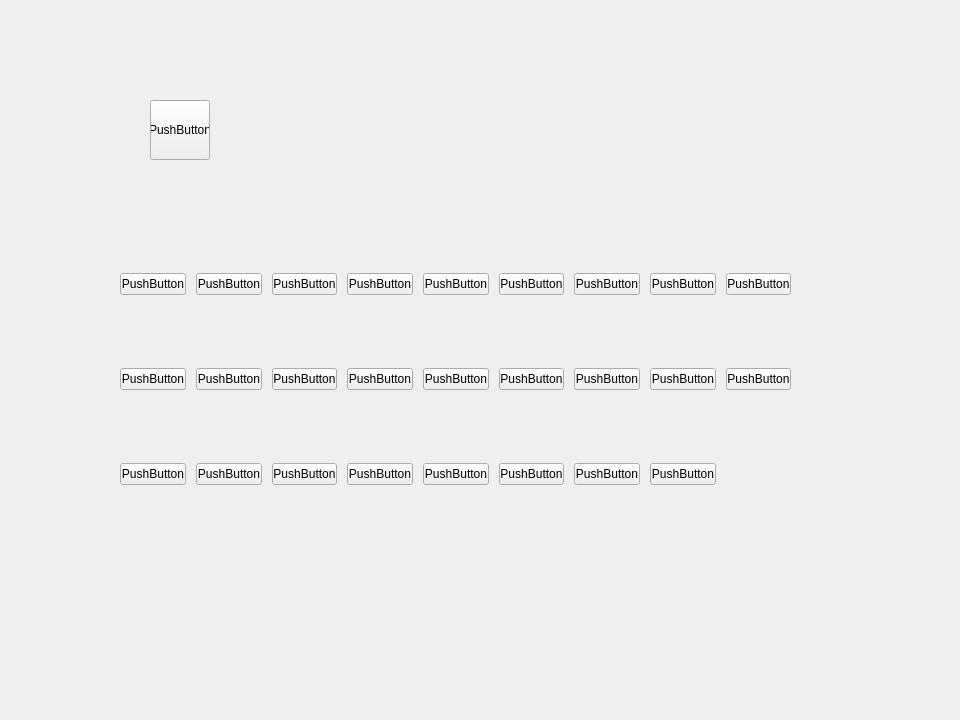
<?xml version="1.0" encoding="UTF-8"?>
<ui version="4.0">
 <class>MainWindow</class>
 <widget class="QMainWindow" name="MainWindow">
  <property name="geometry">
   <rect>
    <x>0</x>
    <y>0</y>
    <width>960</width>
    <height>720</height>
   </rect>
  </property>
  <property name="windowTitle">
   <string>MainWindow</string>
  </property>
  <widget class="QWidget" name="centralwidget">
   <widget class="QWidget" name="gridLayoutWidget">
    <property name="geometry">
     <rect>
      <x>120</x>
      <y>210</y>
      <width>671</width>
      <height>341</height>
     </rect>
    </property>
    <layout class="QGridLayout" name="gridLayout">
     <property name="sizeConstraint">
      <enum>QLayout::SetNoConstraint</enum>
     </property>
     <property name="spacing">
      <number>10</number>
     </property>
     <item row="0" column="3">
      <widget class="QPushButton" name="pushButton_5">
       <property name="text">
        <string>PushButton</string>
       </property>
      </widget>
     </item>
     <item row="2" column="0">
      <widget class="QPushButton" name="pushButton_4">
       <property name="text">
        <string>PushButton</string>
       </property>
      </widget>
     </item>
     <item row="0" column="0">
      <widget class="QPushButton" name="pushButton_2">
       <property name="text">
        <string>PushButton</string>
       </property>
      </widget>
     </item>
     <item row="0" column="2">
      <widget class="QPushButton" name="pushButton_6">
       <property name="text">
        <string>PushButton</string>
       </property>
      </widget>
     </item>
     <item row="0" column="7">
      <widget class="QPushButton" name="pushButton_8">
       <property name="text">
        <string>PushButton</string>
       </property>
      </widget>
     </item>
     <item row="0" column="1">
      <widget class="QPushButton" name="pushButton_7">
       <property name="text">
        <string>PushButton</string>
       </property>
      </widget>
     </item>
     <item row="1" column="0">
      <widget class="QPushButton" name="pushButton_3">
       <property name="text">
        <string>PushButton</string>
       </property>
      </widget>
     </item>
     <item row="0" column="4">
      <widget class="QPushButton" name="pushButton_11">
       <property name="text">
        <string>PushButton</string>
       </property>
      </widget>
     </item>
     <item row="0" column="6">
      <widget class="QPushButton" name="pushButton_9">
       <property name="text">
        <string>PushButton</string>
       </property>
      </widget>
     </item>
     <item row="0" column="5">
      <widget class="QPushButton" name="pushButton_10">
       <property name="text">
        <string>PushButton</string>
       </property>
      </widget>
     </item>
     <item row="1" column="2">
      <widget class="QPushButton" name="pushButton_13">
       <property name="text">
        <string>PushButton</string>
       </property>
      </widget>
     </item>
     <item row="1" column="1">
      <widget class="QPushButton" name="pushButton_12">
       <property name="text">
        <string>PushButton</string>
       </property>
      </widget>
     </item>
     <item row="0" column="8">
      <widget class="QPushButton" name="pushButton_15">
       <property name="text">
        <string>PushButton</string>
       </property>
      </widget>
     </item>
     <item row="1" column="8">
      <widget class="QPushButton" name="pushButton_14">
       <property name="text">
        <string>PushButton</string>
       </property>
      </widget>
     </item>
     <item row="2" column="1">
      <widget class="QPushButton" name="pushButton_17">
       <property name="text">
        <string>PushButton</string>
       </property>
      </widget>
     </item>
     <item row="2" column="2">
      <widget class="QPushButton" name="pushButton_18">
       <property name="text">
        <string>PushButton</string>
       </property>
      </widget>
     </item>
     <item row="2" column="3">
      <widget class="QPushButton" name="pushButton_19">
       <property name="text">
        <string>PushButton</string>
       </property>
      </widget>
     </item>
     <item row="2" column="4">
      <widget class="QPushButton" name="pushButton_20">
       <property name="text">
        <string>PushButton</string>
       </property>
      </widget>
     </item>
     <item row="2" column="5">
      <widget class="QPushButton" name="pushButton_21">
       <property name="text">
        <string>PushButton</string>
       </property>
      </widget>
     </item>
     <item row="2" column="6">
      <widget class="QPushButton" name="pushButton_22">
       <property name="text">
        <string>PushButton</string>
       </property>
      </widget>
     </item>
     <item row="2" column="7">
      <widget class="QPushButton" name="pushButton_23">
       <property name="text">
        <string>PushButton</string>
       </property>
      </widget>
     </item>
     <item row="1" column="7">
      <widget class="QPushButton" name="pushButton_24">
       <property name="text">
        <string>PushButton</string>
       </property>
      </widget>
     </item>
     <item row="1" column="6">
      <widget class="QPushButton" name="pushButton_25">
       <property name="text">
        <string>PushButton</string>
       </property>
      </widget>
     </item>
     <item row="1" column="5">
      <widget class="QPushButton" name="pushButton_26">
       <property name="text">
        <string>PushButton</string>
       </property>
      </widget>
     </item>
     <item row="1" column="4">
      <widget class="QPushButton" name="pushButton_27">
       <property name="text">
        <string>PushButton</string>
       </property>
      </widget>
     </item>
     <item row="1" column="3">
      <widget class="QPushButton" name="pushButton_28">
       <property name="text">
        <string>PushButton</string>
       </property>
      </widget>
     </item>
    </layout>
   </widget>
   <widget class="QPushButton" name="pushButton">
    <property name="geometry">
     <rect>
      <x>150</x>
      <y>100</y>
      <width>60</width>
      <height>60</height>
     </rect>
    </property>
    <property name="text">
     <string>PushButton</string>
    </property>
   </widget>
  </widget>
 </widget>
 <resources/>
 <connections/>
</ui>
